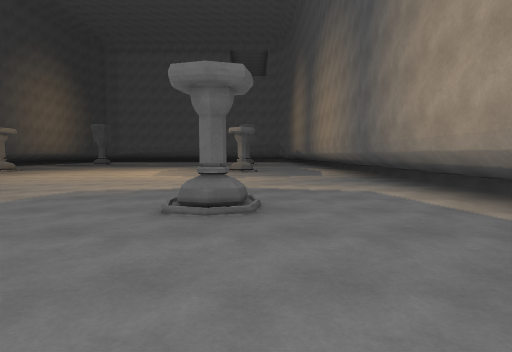
view 1 (above)

20 first-person views from a walk through a scene from a Unity 3-D project. The camera is 1.3 m above the floor, tilts 4° down and sees 80° across. The floor is counted in squares, 2 m on a side. Each view is taken from the middle of a square. On the plan, view 1 faces up. The plan holds only what a view shows up to about 10 squares ahead; the rest is blank. The place goes on beyond the plan. The player is left out. Surface patterns are stand-ins for the level's own textures.

view 2
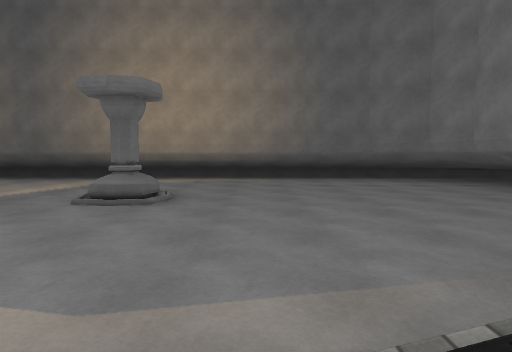

view 3
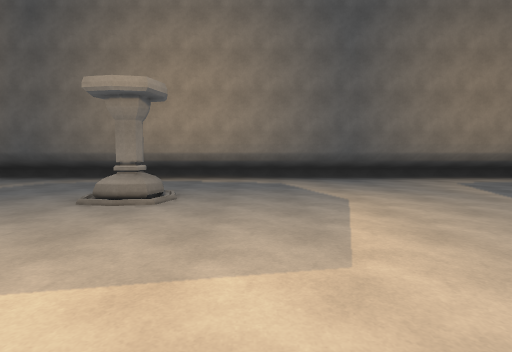

view 4
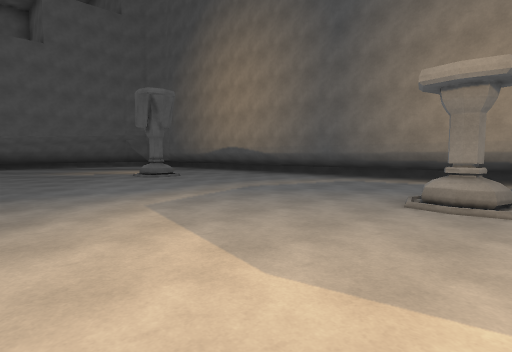

view 5
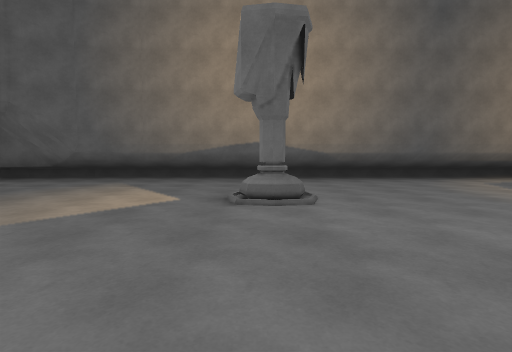

view 6
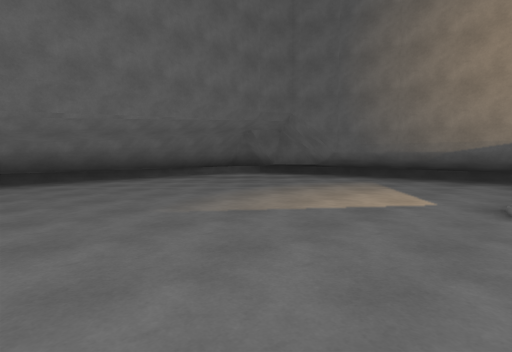

view 7
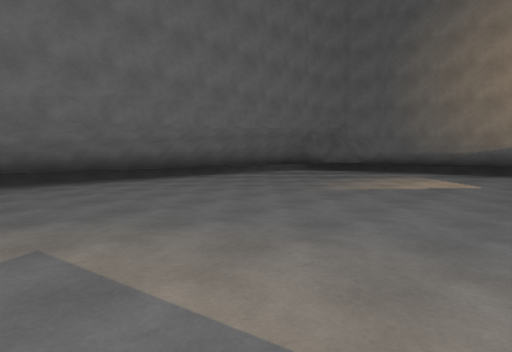

view 8
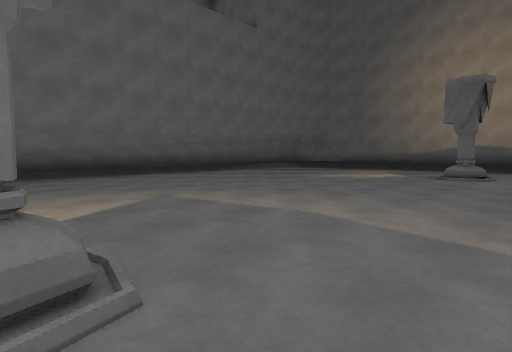

view 9
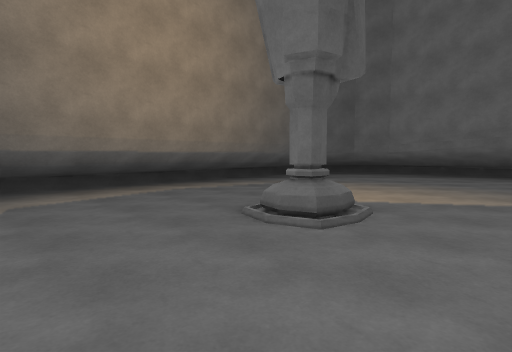

view 10
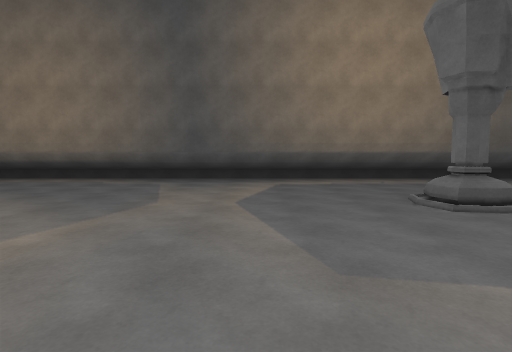

view 11
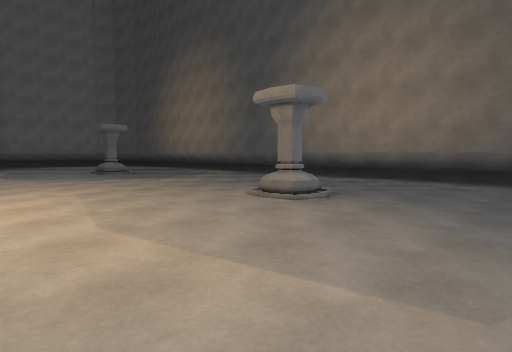

view 12
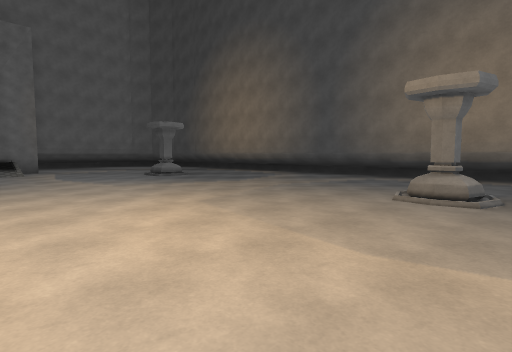

view 13
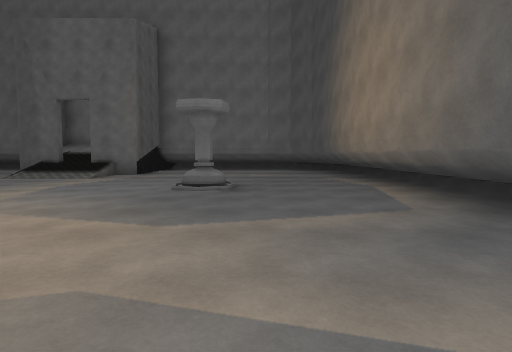

view 14
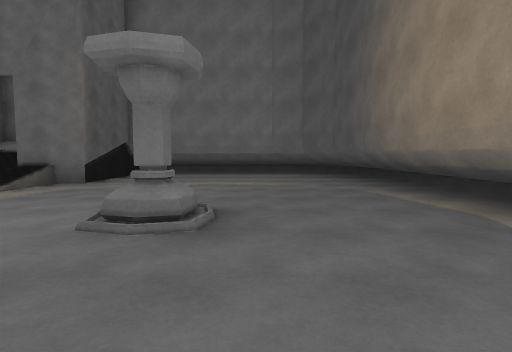

view 15
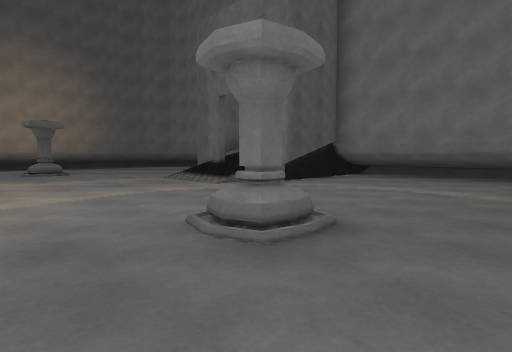

view 16
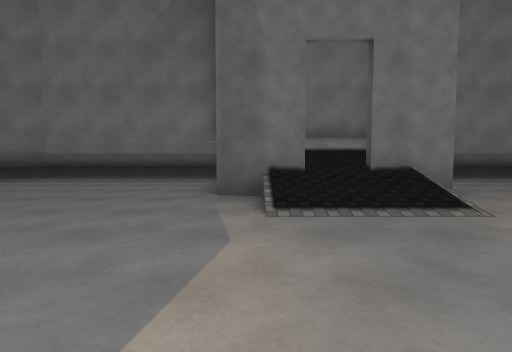

view 17
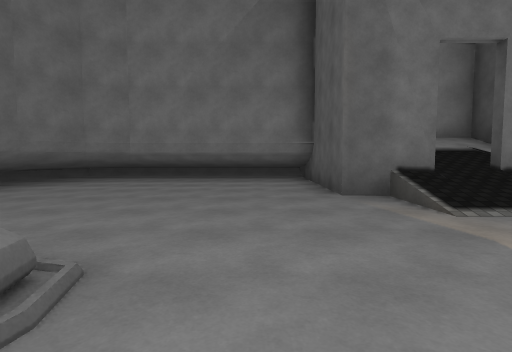

view 18
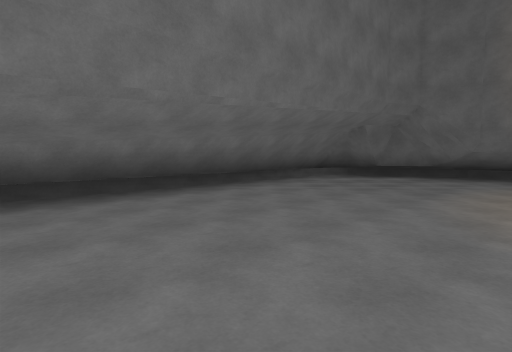

view 19
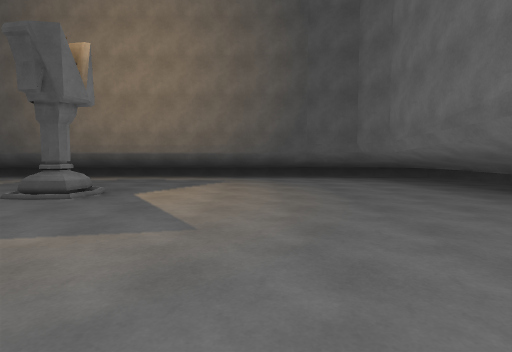

view 20
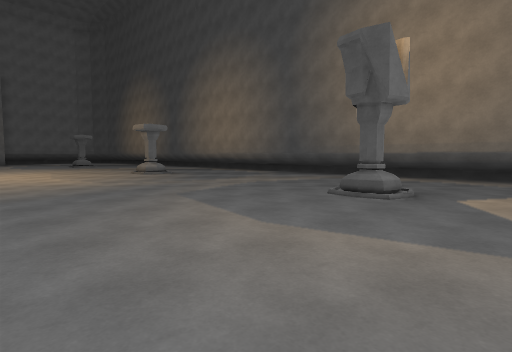

### Floor plan
Points are (right, up) in squares from view 1. A wall is a line through its corners. A room is listed if a view was taken in it or the views show most of it. See-through windows are left out.
Room 1 (views 1, 2, 3, 4, 5, 6, 7, 8, 9, 10, 11, 12, 13, 14, 15, 16, 17, 18, 19, 20)
walls: (-4.8, 0.3) (-3.4, 0.1) (-3.4, -3.5); (2.8, 22.8) (2.5, 24.7); (-13.2, 23) (-13.2, 0.6); (2.7, 0.6) (2.7, 23); (-13.2, 0.7) (-13, -0.9) (-12.4, -2) (-11.5, -2.4) (-7, -2.4); (-3.4, -2.4) (0.9, -2.4) (1.8, -2) (2.5, -0.7) (2.7, 0.7); (2.5, 24.4) (2.7, 25.6) (2.3, 26.5) (1.9, 26.6); (-9.5, 26) (-11.5, 25.9); (-7.1, -3.2) (-7.1, 0.1) (-5.8, 0.3); (-11.4, 26) (-12.4, 25.6) (-13, 24.5) (-13.3, 22.8); (3.1, 25.4) (2.4, 26.6)
low walls: (-10.1, 12.3) (-9.6, 12.2) (-9.5, 11.8); (-10.4, 4.2) (-9.9, 4.4); (2.1, 28.4) (-4.5, 28.4)

Where each view was taken, in squares from view 1:
view 1: 0 up, 0 right, facing up
view 2: 2 up, 5 left, facing right
view 3: 10 up, 5 left, facing right
view 4: 11 up, 5 left, facing up-right
view 5: 20 up, 5 left, facing right
view 6: 20 up, 5 left, facing up-right
view 7: 20 up, 8 left, facing up-right
view 8: 18 up, 10 left, facing up-right
view 9: 17 up, 8 left, facing up-left
view 10: 17 up, 6 left, facing left
view 11: 15 up, 6 left, facing down-left
view 12: 13 up, 5 left, facing down-left
view 13: 10 up, 11 left, facing down
view 14: 7 up, 11 left, facing down
view 15: 6 up, 12 left, facing down-right
view 16: 5 up, 4 left, facing down
view 17: 5 up, 2 left, facing down
view 18: 23 up, 6 left, facing up-right
view 19: 23 up, 5 left, facing left
view 20: 22 up, 5 left, facing down-left
